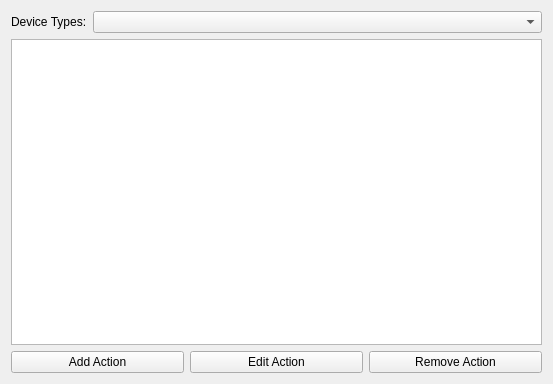
<ui version="4.0" >
 <class>SolidActionsConfig</class>
 <widget class="QWidget" name="SolidActionsConfig" >
  <property name="geometry" >
   <rect>
    <x>0</x>
    <y>0</y>
    <width>553</width>
    <height>384</height>
   </rect>
  </property>
  <layout class="QGridLayout" name="gridLayout_2" >
   <item row="0" column="0" >
    <layout class="QGridLayout" name="GlDeviceType" >
     <item row="0" column="0" >
      <widget class="QLabel" name="TlDeviceType" >
       <property name="sizePolicy" >
        <sizepolicy vsizetype="Preferred" hsizetype="Maximum" >
         <horstretch>0</horstretch>
         <verstretch>0</verstretch>
        </sizepolicy>
       </property>
       <property name="text" >
        <string>Device Types:</string>
       </property>
      </widget>
     </item>
     <item row="0" column="1" >
      <widget class="KComboBox" name="CbDeviceType" />
     </item>
    </layout>
   </item>
   <item row="1" column="0" >
    <widget class="KListWidget" name="LwActions" />
   </item>
   <item row="2" column="0" >
    <layout class="QGridLayout" name="gridLayout" >
     <item row="0" column="0" >
      <widget class="KPushButton" name="PbAddAction" >
       <property name="text" >
        <string>Add Action</string>
       </property>
      </widget>
     </item>
     <item row="0" column="1" >
      <widget class="KPushButton" name="PbEditAction" >
       <property name="text" >
        <string>Edit Action</string>
       </property>
      </widget>
     </item>
     <item row="0" column="2" >
      <widget class="KPushButton" name="PbDeleteAction" >
       <property name="text" >
        <string>Remove Action</string>
       </property>
      </widget>
     </item>
    </layout>
   </item>
  </layout>
 </widget>
 <customwidgets>
  <customwidget>
   <class>KComboBox</class>
   <extends>QComboBox</extends>
   <header>kcombobox.h</header>
  </customwidget>
  <customwidget>
   <class>KListWidget</class>
   <extends>QListWidget</extends>
   <header>klistwidget.h</header>
  </customwidget>
  <customwidget>
   <class>KPushButton</class>
   <extends>QPushButton</extends>
   <header>kpushbutton.h</header>
  </customwidget>
 </customwidgets>
 <resources/>
 <connections/>
</ui>
